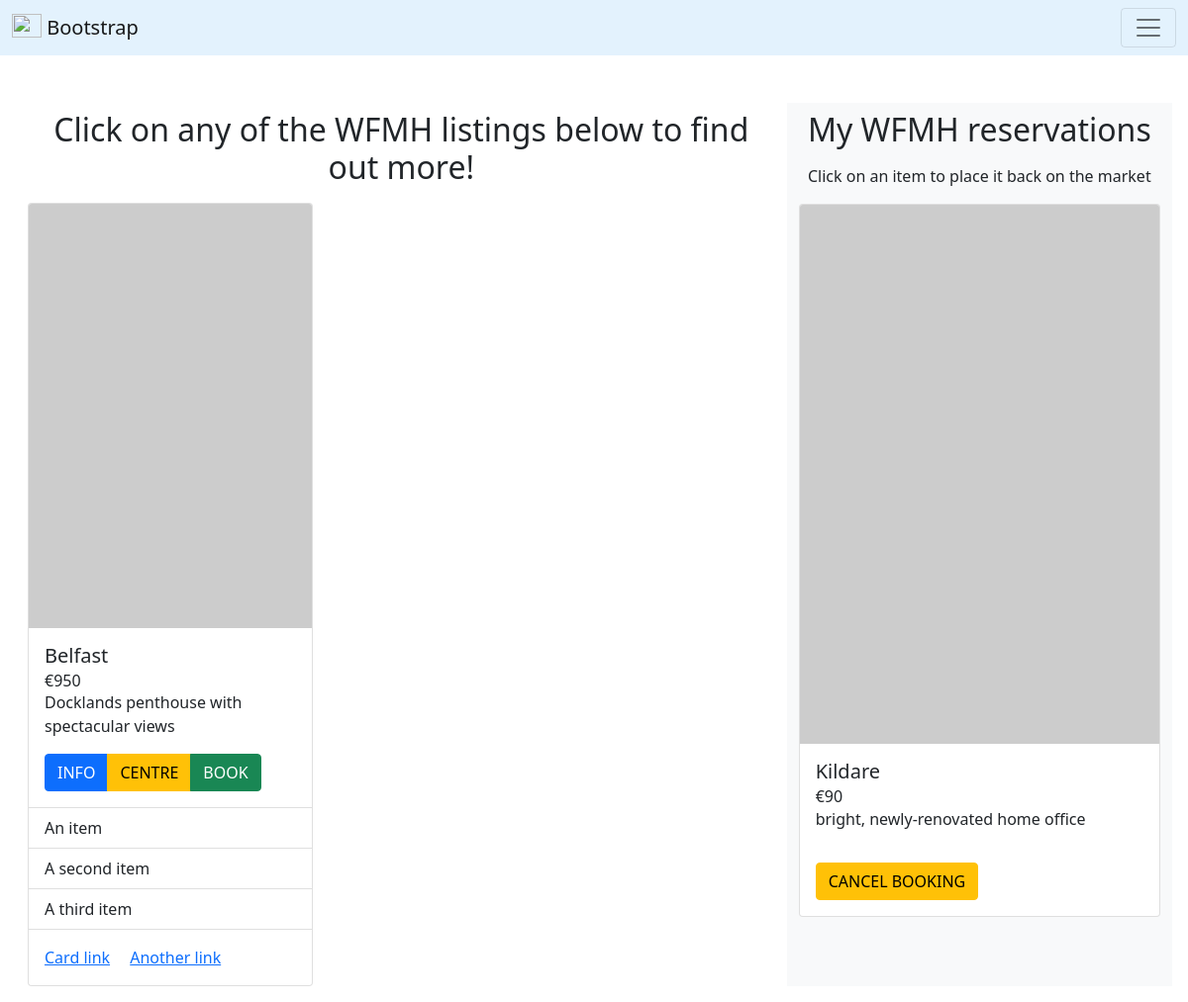
The page /browse (signed in) on the database its author committed.
### wfmh/models.py (models this page shows, shortened)
class Home(db.Model):
    id = db.Column(db.Integer(), primary_key=True)
    summary = db.Column(db.String(length=50), nullable=False, unique=True)
    location = db.Column(db.String(length=25), nullable=False)
    owner_email = db.Column(db.String(length=50), nullable=False)
    daily_rate = db.Column(db.Integer(), nullable=False)
    reserved_by = db.Column(db.Integer(), db.ForeignKey('worker.id'))

### wfmh/routes.py (the view, shortened to what this page needs)
@app.route("/browse", methods=['GET', 'POST'])
@login_required
def browse_homes():
    booking_form = WFMHBookingForm()
    cancellation_form = WFMHCancellationForm()
    if request.method == 'GET':
        available_homes = Home.query.filter_by(reserved_by=None)
        my_homes = Home.query.filter_by(reserved_by=current_user.id)
        return render_template('browse.html', available_homes=available_homes, my_homes=my_homes, b_form=booking_form, c_form=cancellation_form)

### wfmh/models.py (called while the page is built)
@login_manager.user_loader
def load_user(user_id):
    return Worker.query.get(int(user_id))

    @property
    def format_wallet(self):
        return f'€{self.wallet:,}'

### wfmh/templates/browse.html (shortened to what this page needs)
{% extends 'base.html' %} {% block title %} WFMH | Browse {% endblock %} {%
block content %}
<div class="row m-3">
  <div class="col-md-8">
    <h2 class="text-center mb-3 pt-2 px-2">
      Click on any of the WFMH listings below to find out more!
    </h2>
    {% for home in available_homes %} {% include 'helpers/modals_booking.html'
    <div class="card" style="width: 18rem">
      <img src="https://picsum.photos/400/600" class="card-img-top" alt="..." />
      <div class="card-body">
        <h5 class="card-title">{{ home.location }}</h5>
        <h6 class="card-subtitle">€{{ home.daily_rate }}</h6>
        <p class="card-text">{{ home.summary }}</p>
        <div
          class="btn-group"
          role="group"
          aria-label="Basic mixed styles example"
        >
          <button
            type="button"
            class="btn btn-primary"
            data-bs-toggle="modal"
            data-bs-target="#infoModal{{ home.id }}"
          >
            INFO
          </button>
          <button type="button" class="btn btn-warning">CENTRE</button>
          <button
            type="button"
            class="btn btn-success"
            data-bs-toggle="modal"
            data-bs-target="#bookingModal{{ home.id }}"
          >
            BOOK
          </button>
        </div>
      </div>
      <ul class="list-group list-group-flush">
        <li class="list-group-item">An item</li>
        <li class="list-group-item">A second item</li>
        <li class="list-group-item">A third item</li>
      </ul>
      <div class="card-body">
        <a href="#" class="card-link">Card link</a>
        <a href="#" class="card-link">Another link</a>
      </div>
    </div>
    {% endfor %}
  </div>
  <div class="col-md-4 bg-light">
    <h2 class="text-center mb-3 pt-2 px-2">My WFMH reservations</h2>
    <p class="text-center mb-3">
      Click on an item to place it back on the market
    </p>
    {% for home in my_homes %} {% include 'helpers/modals_cancellation.html'
    <div class="card">
      <img src="https://picsum.photos/300/450" class="card-img-top" alt="..." />
      <div class="card-body">
        <h5 class="card-title">{{ home.location }}</h5>
        <h6 class="card-subtitle">€{{ home.daily_rate }}</h6>
        <p class="card-text">{{ home.summary }}</p>
      </div>
      <div class="card-body">
        <button
          type="button"
          class="btn btn-warning"
          data-bs-toggle="modal"
          data-bs-target="#cancellationModal{{ home.id }}"
        >
          CANCEL BOOKING
        </button>
      </div>
    </div>
    {% endfor %}
  </div>
</div>
{% endblock %}

### rows shown on the page
Home: location "Belfast", daily_rate "950", summary "Docklands penthouse with spectacular views"
Home: location "Kildare", daily_rate "90", summary "bright, newly-renovated home office"
